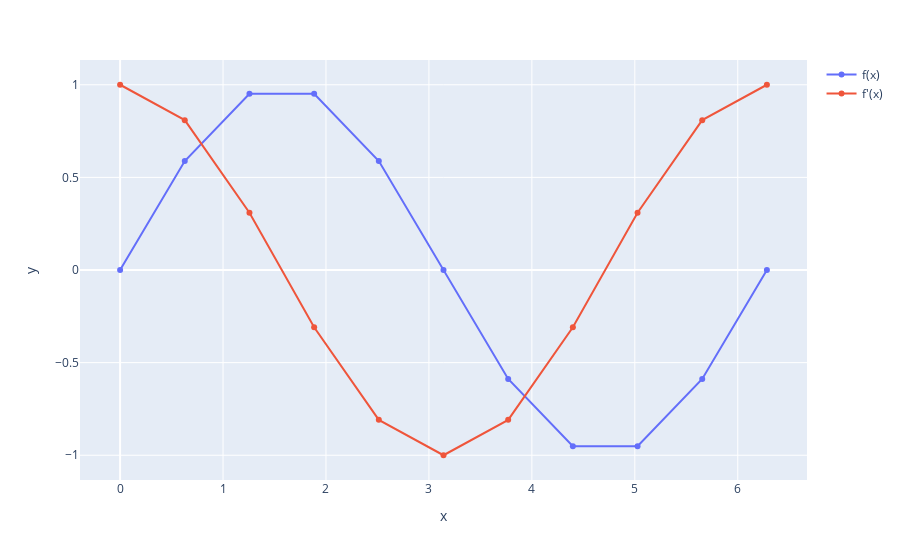

Source (notebook cell):
### Markdown cell above
### Входные данные

### Code cell
y_1_points = []
for i in range(n + 1):
    y_1_points.append(float(sympy.diff(f, x).subs(x, x_points[i])))

figure = px.line(x=x_points, y=y_points, markers=True)
figure.update_traces(name="f(x)", showlegend=True)
figure.add_scatter(x=x_points, y=y_1_points, name="f'(x)")
figure.show()

### Figure 1 — Plotly figure (JSON) as saved in the notebook; plotly's stock layout.template omitted (floating-point values rounded to 4 significant figures)
{"data": [{"hovertemplate": "x=%{x}<br>y=%{y}<extra></extra>", "legendgroup": "", "line": {"color": "#636efa", "dash": "solid"}, "marker": {"symbol": "circle"}, "mode": "lines+markers", "name": "f(x)", "orientation": "v", "showlegend": true, "type": "scatter", "x": [0.0, 0.6283, 1.257, 1.885, 2.513, 3.142, 3.77, 4.398, 5.027, 5.655, 6.283], "xaxis": "x", "y": [0.0, 0.5878, 0.9511, 0.9511, 0.5878, 1.225e-16, -0.5878, -0.9511, -0.9511, -0.5878, -2.449e-16], "yaxis": "y"}, {"name": "f'(x)", "type": "scatter", "x": [0, 0.6283, 1.257, 1.885, 2.513, 3.142, 3.77, 4.398, 5.027, 5.655, 6.283], "y": [1, 0.809, 0.309, -0.309, -0.809, -1, -0.809, -0.309, 0.309, 0.809, 1]}], "layout": {"legend": {"tracegroupgap": 0}, "margin": {"t": 60}, "xaxis": {"anchor": "y", "domain": [0, 1], "title": {"text": "x"}}, "yaxis": {"anchor": "x", "domain": [0, 1], "title": {"text": "y"}}}}
